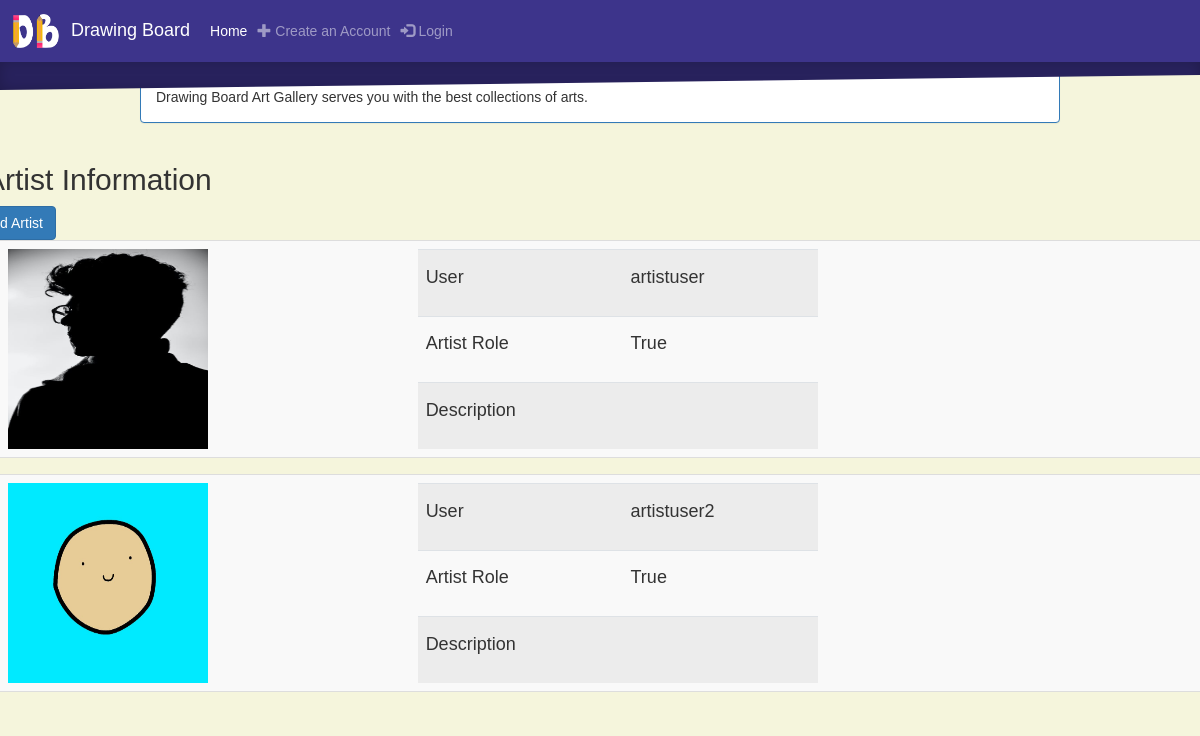
Page /artist_list on the committed database.
### gallery/models.py (models this page shows, shortened)
class Artist(models.Model):
    user = models.OneToOneField(User, on_delete=models.CASCADE)
    artist_role = models.BooleanField(default=False)
    description = models.TextField(max_length=280, null=True, blank=True)  # this is the default for all descriptions
    profile_picture = models.ImageField(upload_to='images/', null=True, blank=True)

### gallery/views.py (the view)
# urls.py: path('artist_list', views.artist_list, name='artist_list'),
def artist_list(request):
    artist = Artist.objects.all()
    return render(request, 'gallery/artist_list.html',
                  {'artists': artist})

### gallery/templates/gallery/artist_list.html (shortened to what this page needs)
<!DOCTYPE html>
{% extends 'gallery/base.html' %}
{% load static %}
{% block content %}
    <html>
    <head>
        <link rel="stylesheet" href="https://maxcdn.bootstrapcdn.com/bootstrap/3.3.4/css/bootstrap.min.css">
    </head>
    <body>
    <div class="container">
        <div class="row">
            <div class="col-md-10 col-md-offset-1">
                <div class="panel panel-primary">
                    <div class="panel-heading">Welcome!</div>
                    <div class="panel-body">
                        Drawing Board Art Gallery serves you with the best collections of arts.
                    </div>
                </div>
            </div>
        </div>
    </div>
    <div class="row">
        <h2 style="padding-right: 20Px">Artist Information</h2>
    </div>
    <div class="artistinfo">
        <table class="table table-striped table-hover">
            {% for artist in artists %}
                <tr>
                    <td>
                        <img src="media/{{ artist.profile_picture }}" height=200 width=200/>
                    </td>
                    <td>
                        <table  width="400" height="200" cellspacing="0" cellpadding="0">
                            <tr>
                                <td><h4>User</h4></td>
                                <td><h4>{{ artist.user }}</h4></td>
                            </tr>
                            <tr>
                                <td><h4>Artist Role</h4></td>
                                <td><h4>{{ artist.artist_role }}</h4></td>
                            </tr>
                            <tr>
                                <td><h4>Description</h4></td>
                                <td><h4>{{ artist.description}}</h4></td>
                            </tr>
                        </table>
                </tr>
                <tr>
                    <td></td>
                    <td></td>
                </tr>
                 {% endfor %}
    </div>
    <div class="row">
        <a href="{% url 'gallery:artist_new' %}" class="row"><span
                class="btn btn-primary">Add Artist</span></a>
    </div>
    </body>
    </html>
{% endblock %}

### gallery/templates/gallery/base.html (style rules this page uses)
body, html { font-family: 'Roboto', sans-serif; height: 100%; background-color: black; }

### gallery/templates/gallery/artist_list.html (style rules this page uses)
body { background-color: beige; }

### rows in the picture
Artist: profile_picture (picture), user "artistuser", artist_role "True"
Artist: profile_picture (picture), user "artistuser2", artist_role "True"
